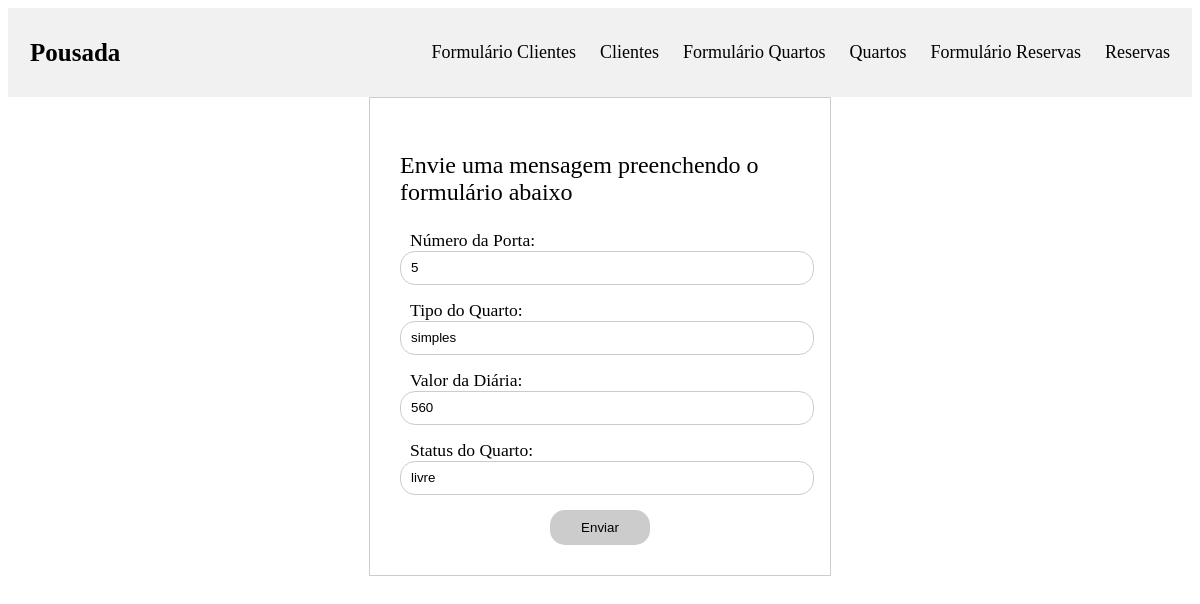
Page /Pousada/formulario_quartos.php?id=1 on the committed database.
### tables this page shows
CREATE TABLE IF NOT EXISTS `quartos` (
  `id` int NOT NULL AUTO_INCREMENT,
  `num_porta` varchar(20) NOT NULL,
  `tipo_quarto` varchar(50) NOT NULL,
  `valor_diaria` int NOT NULL,
  `status` varchar(20) NOT NULL,
  PRIMARY KEY (`id`)
);

### Pousada/formulario_quartos.php (the view, shortened to what this page needs)
<?php
require_once('conexao.php');
$num_porta = '';
$tipo_quarto = '';
$valor_diaria = '';
$status = '';
if (isset($_GET['id']) && $_GET['id'] != "") {
  $sql = "select * from quartos where id = " . $_GET['id'];
  $resultado = mysqli_query($conexao, $sql);
  if ($resultado) {
    $dados = mysqli_fetch_array($resultado);
    $num_porta = $dados['num_porta'];
    $tipo_quarto = $dados['tipo_quarto'];
    $valor_diaria = $dados['valor_diaria'];
    $status = $dados['status'];
  }
}
?>
<!DOCTYPE html>
<html lang="pt-br">
<head>
  <link rel="stylesheet" type="text/css" href="estilo.css">
</head>
<body>
  <?php include_once("index.php"); ?>
  <div width=60% align=center>
    <form class="formulario" method="post" action="quartos.php" align=left>
      <p> Envie uma mensagem preenchendo o formulário abaixo</p>
      <div class="field">
        <label for="num_porta">Número da Porta:</label>
        <input type="text" id="num_porta" name="num_porta" value="<?php echo $num_porta; ?>" placeholder="Digite o número da porta*" required>
      </div>
      <div class="field">
        <label for="tipo_quarto">Tipo do Quarto:</label>
        <input type="text" id="tipo_quarto" name="tipo_quarto" value="<?php echo $tipo_quarto; ?>" placeholder="Digite o tipo do quarto*">
      </div>
      <div class="field">
        <label for="valor_diaria">Valor da Diária:</label>
        <input type="text" id="valor_diaria" name="valor_diaria" value="<?php echo $valor_diaria; ?>" placeholder="Digite o valor da diária*" required>
      </div>
      <div class="field">
        <label for="status">Status do Quarto:</label>
        <input type="text" id="status" name="status" value="<?php echo $status; ?>" placeholder="Digite o status do quarto*">
      </div>
      <input type="submit" name="quartos" value="Enviar">
    </form>
  </div>
</body>
</html>

### Pousada/estilo.css (style rules this page uses)
.formulario { width: 400px; padding: 30px; border: 1px solid #ccc; background-color: white; }
.formulario p { width: 100%; font-size: 1.5em; }
.field { width: 100%; margin: 15px 0; }
.field label, .field span { padding-left: 10px; font-size: 1.1em; display: block; width: 100%; }
input[type='text'], input[type='email'], textarea { width: 100%; padding-left: 10px; height: 30px; line-height: 30px; border-radius: 15px; border: 1px solid #ccc; outline: none; }
input[type='submit'] { display: block; background-color: #ccc; height: 35px; border: none; outline: 0; cursor: pointer; width: 100px; margin: 0 auto; text-align: center; border-radius: 15px; }

### rows in the picture
quartos: num_porta "5", tipo_quarto "simples", valor_diaria "560", status "livre"
